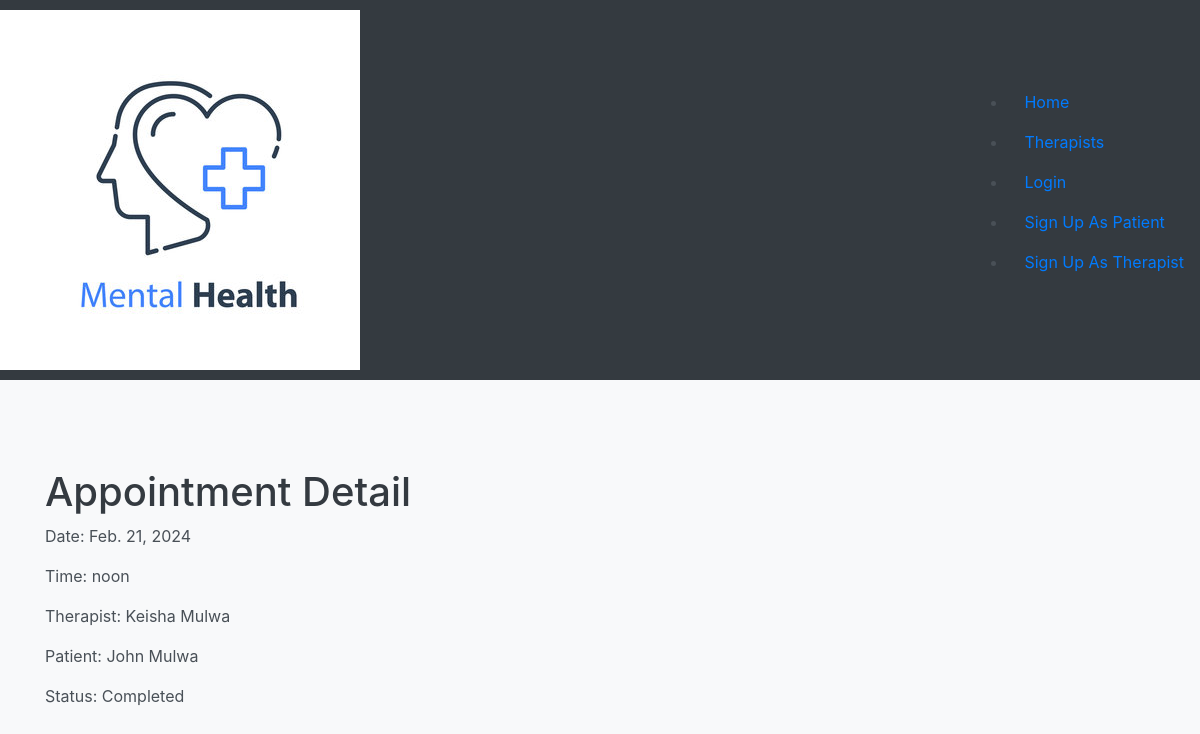
Screenshot of /catalog/appointment/1/ with the database file from the repository.
### catalog/models.py (models this page shows, shortened)
class Appointment(models.Model):
    appointment_id = models.AutoField(primary_key=True)
    therapist = models.ForeignKey(Therapist, on_delete=models.CASCADE, null=True, blank=True)
    patient = models.ForeignKey(Patient, on_delete=models.CASCADE, null=True, blank=True)
    APPOINTMENT_STATUS_CHOICES = [
        ('Pending', 'Pending'),
        ('Completed', 'Completed'),
        ('Canceled', 'Canceled'),
    ]
    status = models.CharField(max_length=20, choices=APPOINTMENT_STATUS_CHOICES, default='Pending')
    date = models.DateField(null=True, blank=True)
    time = models.TimeField(null=True, blank=True)
    SERVICE_CHOICES = [
        ('COUPLES', 'COUPLES'),
        ('TRAUMA', 'TRAUMA'),
        ('DEPRESSION', 'DEPRESSION'),
        ('NUTRITIONAL', 'NUTRITIONAL'),
        ('FAMILY', 'FAMILY'),
        ('BEHAVIORAL', 'BEHAVIORAL'),
        ('ADDICTION', 'ADDICTION'),
    ]
    service = models.CharField(max_length=100, choices=SERVICE_CHOICES, blank=True,
                               help_text="Select Specialization")
    class Meta:
        ordering = ['date', 'time', 'therapist', 'patient', 'status']

class Therapist(models.Model):
    therapist_id = models.AutoField(primary_key=True)
    name = models.CharField(max_length=100)
    contact = models.CharField(max_length=15)
    SPECIALIZATION_CHOICES = [
        ('COUPLES', 'COUPLES'),
        ('TRAUMA', 'TRAUMA'),
        ('DEPRESSION', 'DEPRESSION'),
        ('NUTRITIONAL', 'NUTRITIONAL'),
        ('FAMILY', 'FAMILY'),
        ('BEHAVIORAL', 'BEHAVIORAL'),
        ('ADDICTION', 'ADDICTION'),
    ]
    specialization = models.CharField(max_length=100, choices=SPECIALIZATION_CHOICES, blank=True,
                                      help_text="Select Specialization")
    AVAILABILITY_STATUS = (
        ('A', 'Available'),
        ('B', 'BOOKED')
    )
    availability = models.CharField(max_length=10, choices=AVAILABILITY_STATUS, blank=True, default="Available",
                                    help_text="Confirm Availability")
    class Meta:
        ordering = ['name', 'specialization']
        permissions = [
            ("can_mark_available", "Set therapist as available"),
            ("can_mark_booked", "Set therapist as booked"),
        ]

class Patient(models.Model):
    patient_id = models.AutoField(primary_key=True)
    name = models.CharField(max_length=100)
    date_of_birth = models.DateField(null=True, blank=True)
    GENDER_CHOICES = [
        ('M', 'Male'),
        ('F', 'Female'),
        ('O', 'Other'),
    ]
    gender = models.CharField(max_length=1, choices=GENDER_CHOICES)
    contact = models.CharField(max_length=15)
    class Meta:
        ordering = ['name']
        permissions = [
            ("can_add_appointment", "Can add appointment"),
        ]

### catalog/views.py (the view)
# urls.py: path('appointment/<int:pk>/', views.AppointmentDetailView.as_view(), name='appointment_detail'),
class AppointmentDetailView(generic.DetailView):
    model = Appointment
    template_name = 'catalog/appointment_detail.html'
    context_object_name = 'appointment'

### catalog/templates/catalog/appointment_detail.html
{% extends "base_generic.html" %}
{% block content %}
<h1>Appointment Detail</h1>
<p>Date: {{ appointment.date }}</p>
<p>Time: {{ appointment.time }}</p>
<p>Therapist: {{ appointment.therapist.name }}</p>
<p>Patient: {{ appointment.patient.name }}</p>
<p>Status: {{ appointment.status }}</p>
{% endblock %}

### staticfiles/css/styles.css (style rules this page uses)
body { background-color: #f8f9fa; color: #495057; }
h1, h2, h3, h4, h5, h6 { color: #343a40; }

### rows the page displays
Appointment: date "Feb. 21, 2024", time "noon", therapist.name "Keisha Mulwa", patient.name "John Mulwa", status "Completed"
